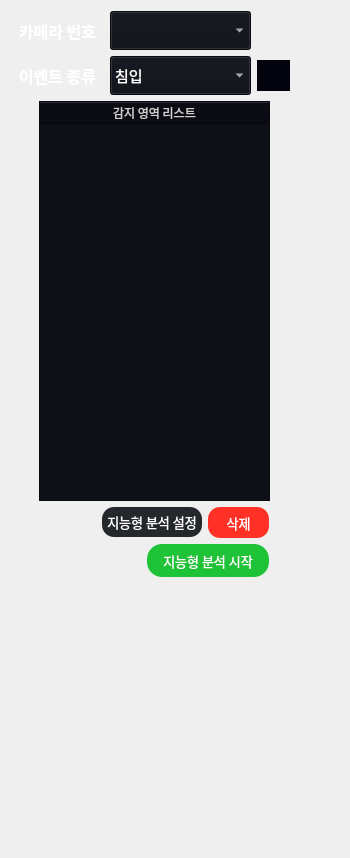
                 <widget class="QWidget" name="widget" native="true">
                  <property name="minimumSize">
                   <size>
                    <width>301</width>
                    <height>351</height>
                   </size>
                  </property>
                  <property name="maximumSize">
                   <size>
                    <width>350</width>
                    <height>9999</height>
                   </size>
                  </property>
                  <layout class="QHBoxLayout" name="horizontalLayout_17">
                   <item>
                    <layout class="QVBoxLayout" name="verticalLayout_9">
                     <item>
                      <layout class="QHBoxLayout" name="horizontalLayout_10">
                       <item>
                        <widget class="QLabel" name="camera_page_camera_name_label">
                         <property name="sizePolicy">
                          <sizepolicy hsizetype="Fixed" vsizetype="Fixed">
                           <horstretch>0</horstretch>
                           <verstretch>0</verstretch>
                          </sizepolicy>
                         </property>
                         <property name="minimumSize">
                          <size>
                           <width>93</width>
                           <height>31</height>
                          </size>
                         </property>
                         <property name="font">
                          <font>
                           <family>Sans</family>
                           <pointsize>12</pointsize>
                           <bold>true</bold>
                          </font>
                         </property>
                         <property name="styleSheet">
                          <string notr="true">color: rgb(255, 255, 255);</string>
                         </property>
                         <property name="text">
                          <string>카메라 번호</string>
                         </property>
                         <property name="alignment">
                          <set>Qt::AlignmentFlag::AlignCenter</set>
                         </property>
                        </widget>
                       </item>
                       <item>
                        <widget class="QComboBox" name="camera_page_name_box">
                         <property name="minimumSize">
                          <size>
                           <width>141</width>
                           <height>39</height>
                          </size>
                         </property>
                         <property name="maximumSize">
                          <size>
                           <width>145</width>
                           <height>39</height>
                          </size>
                         </property>
                         <property name="font">
                          <font>
                           <family>Sans</family>
                           <pointsize>11</pointsize>
                          </font>
                         </property>
                         <property name="focusPolicy">
                          <enum>Qt::FocusPolicy::WheelFocus</enum>
                         </property>
                         <property name="styleSheet">
                          <string notr="true">color: rgb(255, 255, 255);
background-color: rgb(13, 16, 23);
selection-background-color: rgb(53, 132, 228);
</string>
                         </property>
                         <property name="currentText">
                          <string notr="true"/>
                         </property>
                         <property name="maxVisibleItems">
                          <number>16</number>
                         </property>
                        </widget>
                       </item>
                       <item>
                        <spacer name="horizontalSpacer_6">
                         <property name="orientation">
                          <enum>Qt::Orientation::Horizontal</enum>
                         </property>
                         <property name="sizeType">
                          <enum>QSizePolicy::Policy::Expanding</enum>
                         </property>
                         <property name="sizeHint" stdset="0">
                          <size>
                           <width>40</width>
                           <height>20</height>
                          </size>
                         </property>
                        </spacer>
                       </item>
                      </layout>
                     </item>
                     <item>
                      <layout class="QHBoxLayout" name="horizontalLayout_11">
                       <item>
                        <widget class="QLabel" name="camera_page_camera_event_label">
                         <property name="sizePolicy">
                          <sizepolicy hsizetype="Fixed" vsizetype="Fixed">
                           <horstretch>0</horstretch>
                           <verstretch>0</verstretch>
                          </sizepolicy>
                         </property>
                         <property name="minimumSize">
                          <size>
                           <width>93</width>
                           <height>31</height>
                          </size>
                         </property>
                         <property name="font">
                          <font>
                           <family>Sans</family>
                           <pointsize>12</pointsize>
                           <bold>true</bold>
                          </font>
                         </property>
                         <property name="styleSheet">
                          <string notr="true">color: rgb(255, 255, 255);</string>
                         </property>
                         <property name="text">
                          <string>이벤트 종류</string>
                         </property>
                         <property name="alignment">
                          <set>Qt::AlignmentFlag::AlignCenter</set>
                         </property>
                        </widget>
                       </item>
                       <item>
                        <widget class="QComboBox" name="camera_page_camera_event_box">
                         <property name="minimumSize">
                          <size>
                           <width>141</width>
                           <height>39</height>
                          </size>
                         </property>
                         <property name="maximumSize">
                          <size>
                           <width>141</width>
                           <height>39</height>
                          </size>
                         </property>
                         <property name="font">
                          <font>
                           <family>Sans</family>
                           <pointsize>11</pointsize>
                           <bold>false</bold>
                          </font>
                         </property>
                         <property name="styleSheet">
                          <string notr="true">color: rgb(255, 255, 255);
background-color: rgb(13, 16, 23);
selection-background-color: rgb(53, 132, 228);
</string>
                         </property>
                         <property name="maxVisibleItems">
                          <number>16</number>
                         </property>
                         <property name="minimumContentsLength">
                          <number>0</number>
                         </property>
                         <item>
                          <property name="text">
                           <string>침입</string>
                          </property>
                         </item>
                         <item>
                          <property name="text">
                           <string>배회</string>
                          </property>
                         </item>
                         <item>
                          <property name="text">
                           <string>쓰러짐</string>
                          </property>
                         </item>
                         <item>
                          <property name="text">
                           <string>방화</string>
                          </property>
                         </item>
                        </widget>
                       </item>
                       <item>
                        <widget class="QPushButton" name="camera_page_detect_add_bnt">
                         <property name="sizePolicy">
                          <sizepolicy hsizetype="Fixed" vsizetype="Fixed">
                           <horstretch>0</horstretch>
                           <verstretch>0</verstretch>
                          </sizepolicy>
                         </property>
                         <property name="minimumSize">
                          <size>
                           <width>31</width>
                           <height>31</height>
                          </size>
                         </property>
                         <property name="font">
                          <font>
                           <family>Sans</family>
                           <pointsize>10</pointsize>
                          </font>
                         </property>
                         <property name="cursor">
                          <cursorShape>PointingHandCursor</cursorShape>
                         </property>
                         <property name="styleSheet">
                          <string notr="true">background-color: rgb(3, 3, 13);
border: 1px solid rgb(3, 3, 13);
color: rgb(255, 255, 255);

</string>
                         </property>
                         <property name="text">
                          <string/>
                         </property>
                         <property name="icon">
                          <iconset resource="../resourece.qrc">
                           <normaloff>:/ui/ui/images/ico_add_circle.svg</normaloff>:/ui/ui/images/ico_add_circle.svg</iconset>
                         </property>
                         <property name="iconSize">
                          <size>
                           <width>31</width>
                           <height>50</height>
                          </size>
                         </property>
                        </widget>
                       </item>
                       <item>
                        <spacer name="horizontalSpacer_15">
                         <property name="orientation">
                          <enum>Qt::Orientation::Horizontal</enum>
                         </property>
                         <property name="sizeType">
                          <enum>QSizePolicy::Policy::Fixed</enum>
                         </property>
                         <property name="sizeHint" stdset="0">
                          <size>
                           <width>49</width>
                           <height>20</height>
                          </size>
                         </property>
                        </spacer>
                       </item>
                      </layout>
                     </item>
                     <item>
                      <layout class="QHBoxLayout" name="horizontalLayout_12">
                       <item>
                        <widget class="QTableWidget" name="camera_page_detect_area_table">
                         <property name="minimumSize">
                          <size>
                           <width>120</width>
                           <height>400</height>
                          </size>
                         </property>
                         <property name="maximumSize">
                          <size>
                           <width>231</width>
                           <height>9999</height>
                          </size>
                         </property>
                         <property name="font">
                          <font>
                           <family>Sans</family>
                          </font>
                         </property>
                         <property name="styleSheet">
                          <string notr="true">QTableWidget {
    background-color: rgb(13, 16, 23); /* 테이블 전체 배경색 */
    color: rgb(255, 255, 255);
}

QHeaderView::section {
    color: rgb(209, 209, 209); /* 헤더 텍스트 색상 - 회색 */
background-color: rgb(7, 7, 16); /* 테이블 전체 배경색 */
}

QTableWidget::item {
    color: rgb(255, 255, 255); /* 기본 상태에서의 텍스트 색상 - 흰색 */

}

QTableWidget::item:selected {
    background-color: rgb(32,39,49); /* 선택된 셀의 배경색 */
    color: rgb(255, 255, 255);

}

QScrollBar:vertical {
    border: 1px solid #999999;
    background: #b3b3b3c6;
    width: 8px;
}
QScrollBar::handle:vertical {
background: #2f2f2f; 
min-height: 10px;
width: 8px;

}
</string>
                         </property>
                         <property name="sizeAdjustPolicy">
                          <enum>QAbstractScrollArea::SizeAdjustPolicy::AdjustToContentsOnFirstShow</enum>
                         </property>
                         <property name="dragDropOverwriteMode">
                          <bool>false</bool>
                         </property>
                         <property name="alternatingRowColors">
                          <bool>false</bool>
                         </property>
                         <property name="selectionBehavior">
                          <enum>QAbstractItemView::SelectionBehavior::SelectRows</enum>
                         </property>
                         <property name="showGrid">
                          <bool>false</bool>
                         </property>
                         <property name="gridStyle">
                          <enum>Qt::PenStyle::NoPen</enum>
                         </property>
                         <property name="wordWrap">
                          <bool>false</bool>
                         </property>
                         <property name="cornerButtonEnabled">
                          <bool>false</bool>
                         </property>
                         <attribute name="horizontalHeaderHighlightSections">
                          <bool>false</bool>
                         </attribute>
                         <attribute name="horizontalHeaderStretchLastSection">
                          <bool>true</bool>
                         </attribute>
                         <attribute name="verticalHeaderVisible">
                          <bool>false</bool>
                         </attribute>
                         <attribute name="verticalHeaderHighlightSections">
                          <bool>false</bool>
                         </attribute>
                         <column>
                          <property name="text">
                           <string>감지 영역 리스트</string>
                          </property>
                         </column>
                        </widget>
                       </item>
                       <item>
                        <spacer name="horizontalSpacer_7">
                         <property name="orientation">
                          <enum>Qt::Orientation::Horizontal</enum>
                         </property>
                         <property name="sizeType">
                          <enum>QSizePolicy::Policy::Fixed</enum>
                         </property>
                         <property name="sizeHint" stdset="0">
                          <size>
                           <width>40</width>
                           <height>20</height>
                          </size>
                         </property>
                        </spacer>
                       </item>
                      </layout>
                     </item>
                     <item>
                      <layout class="QHBoxLayout" name="horizontalLayout_13">
                       <item>
                        <spacer name="horizontalSpacer_20">
                         <property name="orientation">
                          <enum>Qt::Orientation::Horizontal</enum>
                         </property>
                         <property name="sizeType">
                          <enum>QSizePolicy::Policy::Preferred</enum>
                         </property>
                         <property name="sizeHint" stdset="0">
                          <size>
                           <width>166</width>
                           <height>20</height>
                          </size>
                         </property>
                        </spacer>
                       </item>
                       <item>
                        <widget class="QPushButton" name="camera_page_object_setting_bnt">
                         <property name="sizePolicy">
                          <sizepolicy hsizetype="Fixed" vsizetype="Fixed">
                           <horstretch>0</horstretch>
                           <verstretch>0</verstretch>
                          </sizepolicy>
                         </property>
                         <property name="minimumSize">
                          <size>
                           <width>100</width>
                           <height>30</height>
                          </size>
                         </property>
                         <property name="maximumSize">
                          <size>
                           <width>100</width>
                           <height>30</height>
                          </size>
                         </property>
                         <property name="font">
                          <font>
                           <family>Sans</family>
                           <pointsize>10</pointsize>
                          </font>
                         </property>
                         <property name="cursor">
                          <cursorShape>PointingHandCursor</cursorShape>
                         </property>
                         <property name="styleSheet">
                          <string notr="true">background-color: rgb(36, 39, 44);
color: rgb(255, 255, 255);
border-radius: 12px;

</string>
                         </property>
                         <property name="text">
                          <string>지능형 분석 설정</string>
                         </property>
                        </widget>
                       </item>
                       <item>
                        <widget class="QPushButton" name="camera_page_detect_area_del_bnt">
                         <property name="sizePolicy">
                          <sizepolicy hsizetype="Fixed" vsizetype="Fixed">
                           <horstretch>0</horstretch>
                           <verstretch>0</verstretch>
                          </sizepolicy>
                         </property>
                         <property name="minimumSize">
                          <size>
                           <width>61</width>
                           <height>31</height>
                          </size>
                         </property>
                         <property name="maximumSize">
                          <size>
                           <width>61</width>
                           <height>31</height>
                          </size>
                         </property>
                         <property name="font">
                          <font>
                           <family>Sans</family>
                           <pointsize>10</pointsize>
                          </font>
                         </property>
                         <property name="cursor">
                          <cursorShape>PointingHandCursor</cursorShape>
                         </property>
                         <property name="styleSheet">
                          <string notr="true">background-color: rgb(255, 49, 38);
color: rgb(255, 255, 255);
border-radius: 12px;
</string>
                         </property>
                         <property name="text">
                          <string>삭제</string>
                         </property>
                        </widget>
                       </item>
                       <item>
                        <spacer name="horizontalSpacer_12">
                         <property name="orientation">
                          <enum>Qt::Orientation::Horizontal</enum>
                         </property>
                         <property name="sizeType">
                          <enum>QSizePolicy::Policy::Fixed</enum>
                         </property>
                         <property name="sizeHint" stdset="0">
                          <size>
                           <width>70</width>
                           <height>20</height>
                          </size>
                         </property>
                        </spacer>
                       </item>
                      </layout>
                     </item>
                     <item>
                      <layout class="QHBoxLayout" name="horizontalLayout_15">
                       <item>
                        <spacer name="horizontalSpacer_13">
                         <property name="orientation">
                          <enum>Qt::Orientation::Horizontal</enum>
                         </property>
                         <property name="sizeType">
                          <enum>QSizePolicy::Policy::Maximum</enum>
                         </property>
                         <property name="sizeHint" stdset="0">
                          <size>
                           <width>129</width>
                           <height>20</height>
                          </size>
                         </property>
                        </spacer>
                       </item>
                       <item>
                        <widget class="QPushButton" name="camera_page_ai_bnt">
                         <property name="sizePolicy">
                          <sizepolicy hsizetype="Fixed" vsizetype="Fixed">
                           <horstretch>0</horstretch>
                           <verstretch>0</verstretch>
                          </sizepolicy>
                         </property>
                         <property name="minimumSize">
                          <size>
                           <width>122</width>
                           <height>33</height>
                          </size>
                         </property>
                         <property name="font">
                          <font>
                           <family>Sans</family>
                           <pointsize>10</pointsize>
                          </font>
                         </property>
                         <property name="cursor">
                          <cursorShape>PointingHandCursor</cursorShape>
                         </property>
                         <property name="styleSheet">
                          <string notr="true">background-color: rgb(30, 195, 55);
color: rgb(255, 255, 255);
border-radius: 15px;

</string>
                         </property>
                         <property name="text">
                          <string>지능형 분석 시작</string>
                         </property>
                        </widget>
                       </item>
                       <item>
                        <spacer name="horizontalSpacer_17">
                         <property name="orientation">
                          <enum>Qt::Orientation::Horizontal</enum>
                         </property>
                         <property name="sizeType">
                          <enum>QSizePolicy::Policy::Fixed</enum>
                         </property>
                         <property name="sizeHint" stdset="0">
                          <size>
                           <width>63</width>
                           <height>20</height>
                          </size>
                         </property>
                        </spacer>
                       </item>
                      </layout>
                     </item>
                     <item>
                      <spacer name="verticalSpacer">
                       <property name="orientation">
                        <enum>Qt::Orientation::Vertical</enum>
                       </property>
                       <property name="sizeType">
                        <enum>QSizePolicy::Policy::Maximum</enum>
                       </property>
                       <property name="sizeHint" stdset="0">
                        <size>
                         <width>20</width>
                         <height>270</height>
                        </size>
                       </property>
                      </spacer>
                     </item>
                    </layout>
                   </item>
                  </layout>
                 </widget>
